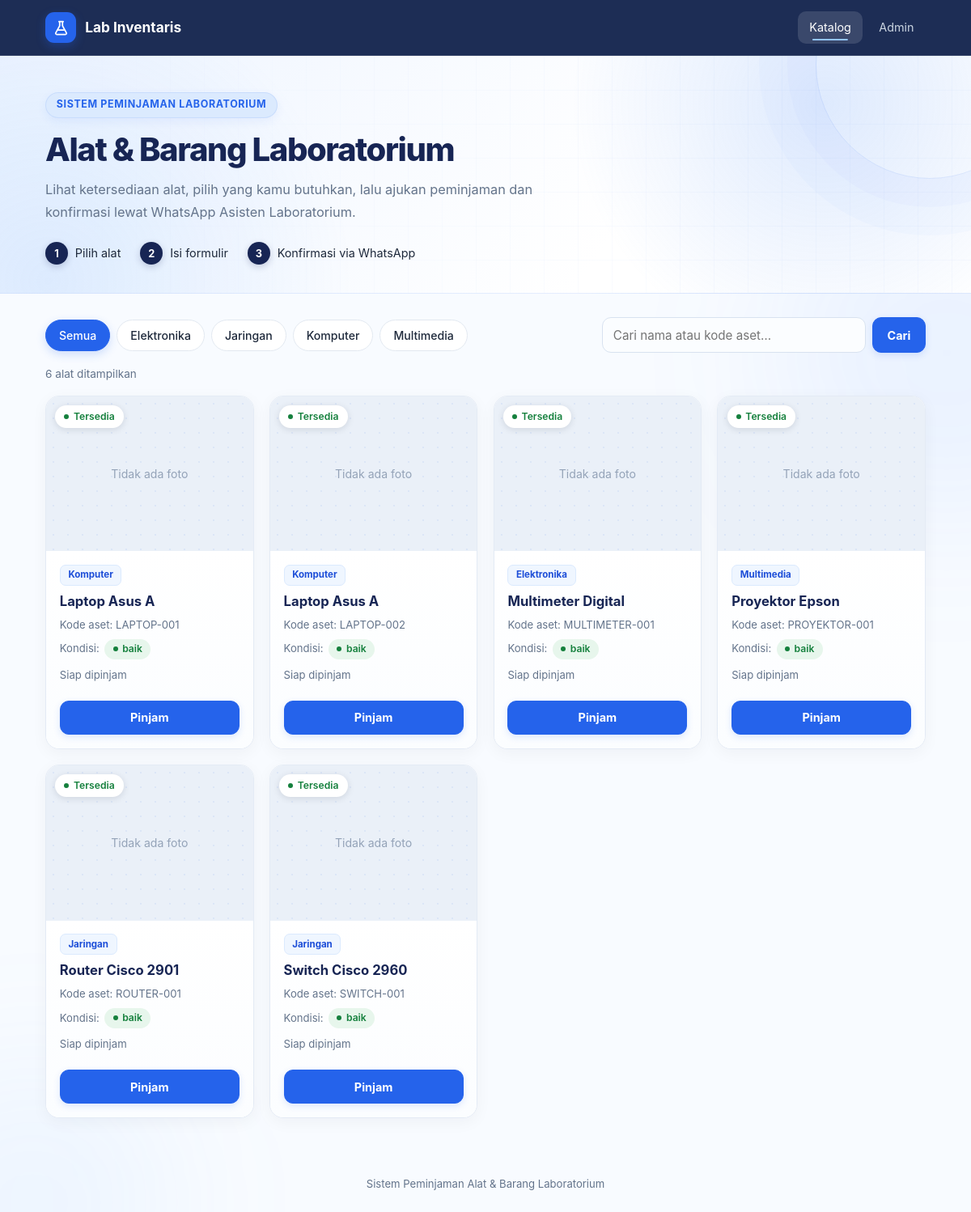
The page / on the database its author committed.
### tables this page shows
CREATE TABLE barang (
  id_barang    INT UNSIGNED NOT NULL AUTO_INCREMENT,
  kode_aset    VARCHAR(30)  NOT NULL,             
  nama_barang  VARCHAR(120) NOT NULL,
  id_kategori  INT UNSIGNED DEFAULT NULL,         
  foto_barang  VARCHAR(255) DEFAULT NULL,         
  kondisi      ENUM('baik','rusak ringan','rusak berat') NOT NULL DEFAULT 'baik',
  status_aktif TINYINT(1)   NOT NULL DEFAULT 1,   
  created_at   TIMESTAMP    NOT NULL DEFAULT CURRENT_TIMESTAMP,
  PRIMARY KEY (id_barang),
  UNIQUE KEY uq_kode_aset (kode_aset),
  KEY idx_barang_kategori (id_kategori),
  CONSTRAINT fk_barang_kategori
    FOREIGN KEY (id_kategori) REFERENCES kategori (id_kategori)
    ON UPDATE CASCADE ON DELETE RESTRICT
);

CREATE TABLE kategori (
  id_kategori   INT UNSIGNED NOT NULL AUTO_INCREMENT,
  nama_kategori VARCHAR(60)  NOT NULL,
  created_at    TIMESTAMP    NOT NULL DEFAULT CURRENT_TIMESTAMP,
  PRIMARY KEY (id_kategori),
  UNIQUE KEY uq_nama_kategori (nama_kategori)
);

### config.php (called while the page is built, shortened)
<?php
function envNilai(string $kunci): ?string
{
    foreach ([$_ENV[$kunci] ?? null, $_SERVER[$kunci] ?? null, getenv($kunci)] as $v) {
        if (is_string($v) && $v !== '') return $v;
    }
    return null;
}
function muatKonfigurasi(): array
{
    $kunci = ['APP_ENV', 'DB_HOST', 'DB_NAME', 'DB_USER', 'DB_PASS', 'WA_ASLAB',
              'GEMINI_API_KEY', 'GEMINI_MODEL', 'GEMINI_SSL_VERIFY', 'ADMIN_PASSWORD_HASH'];
    $cfg = [];
    foreach ($kunci as $k) {
        $v = envNilai($k);
        $cfg[$k] = $v;
    }
    return $cfg;
}
function e(?string $s): string
{
    return htmlspecialchars((string)$s, ENT_QUOTES, 'UTF-8');
}

### index.php (the view, shortened to what this page needs)
<?php
require __DIR__ . '/config.php';
$pdo = pdo();
$kategori = trim((string)($_GET['kategori'] ?? ''));
$search   = trim((string)($_GET['search'] ?? ''));
function urlKatalog(string $kat, string $q): string
{
    $p = array_filter(['kategori' => $kat, 'search' => $q], static fn($v) => $v !== '');
    return 'index.php' . ($p ? '?' . http_build_query($p) : '');
}
$daftarKategori = $pdo->query(
    "SELECT k.nama_kategori
     FROM kategori k
     WHERE EXISTS (SELECT 1 FROM barang b WHERE b.id_kategori = k.id_kategori AND b.status_aktif = 1)
     ORDER BY k.nama_kategori"
)->fetchAll(PDO::FETCH_COLUMN);
$sql = "SELECT b.*, k.nama_kategori,
               (SELECT MAX(t.waktu_kembali) FROM transaksi t
                 WHERE t.id_barang = b.id_barang
                   AND t.status IN (" . STATUS_BLOKIR . ")
                   AND t.waktu_ambil <= :now1
                   AND t.waktu_kembali > :now2) AS dipinjam_sampai
        FROM barang b
        LEFT JOIN kategori k ON k.id_kategori = b.id_kategori
        WHERE b.status_aktif = 1";
$params = [':now1' => nowStr(), ':now2' => nowStr()];
$sql .= " ORDER BY b.nama_barang, b.kode_aset";
$st = $pdo->prepare($sql);
$st->execute($params);
$barang = $st->fetchAll();
?>
<!DOCTYPE html>
<html lang="id">
<head>
<link rel="stylesheet" href="assets/css/style.css">
</head>
<body>
<header class="topbar">
  <div class="in">
    <a class="brand" href="index.php"><span class="logo"><svg viewBox="0 0 24 24" fill="none" stroke="#fff" stroke-width="2" stroke-linecap="round" stroke-linejoin="round" aria-hidden="true"><path d="M9 3h6M10 3v6L4.5 19a1.5 1.5 0 0 0 1.3 2.2h12.4a1.5 1.5 0 0 0 1.3-2.2L14 9V3"/><path d="M7.5 15h9"/></svg></span><span>Lab Inventaris</span></a>
    <nav class="nav"><a class="on" href="index.php">Katalog</a><a href="admin.php">Admin</a></nav>
  </div>
</header>
<section class="hero">
  <div class="in">
    <span class="eyebrow">Sistem Peminjaman Laboratorium</span>
    <h1>Alat &amp; Barang Laboratorium</h1>
    <p>Lihat ketersediaan alat, pilih yang kamu butuhkan, lalu ajukan peminjaman dan konfirmasi lewat WhatsApp Asisten Laboratorium.</p>
    <ol class="steps"><li><b>1</b> Pilih alat</li><li><b>2</b> Isi formulir</li><li><b>3</b> Konfirmasi via WhatsApp</li></ol>
  </div>
</section>
<main class="container">
  <div class="toolbar">
    <div class="filter">
      <a class="chip <?= $kategori === '' ? 'aktif' : '' ?>" href="<?= e(urlKatalog('', $search)) ?>">Semua</a>
      <?php foreach ($daftarKategori as $k): ?>
        <a class="chip <?= mb_strtolower($kategori) === mb_strtolower($k) ? 'aktif' : '' ?>" href="<?= e(urlKatalog($k, $search)) ?>"><?= e($k) ?></a>
      <?php endforeach; ?>
    </div>
    <form class="search" method="get" action="index.php" role="search">
      <input type="search" name="search" value="<?= e($search) ?>" maxlength="60" placeholder="Cari nama atau kode aset…" aria-label="Cari alat">
      <button type="submit" class="btn">Cari</button>
    </form>
  </div>
  <p class="count">
    <?= count($barang) ?> alat ditampilkan<?php if ($search !== ''): ?>
      untuk &ldquo;<?= e($search) ?>&rdquo; &middot; <a href="<?= e(urlKatalog($kategori, '')) ?>">Hapus pencarian</a>
    <?php endif; ?>
  </p>
  <?php if (!$barang): ?>
    <div class="kosong">
      <svg viewBox="0 0 24 24" fill="none" stroke="currentColor" stroke-width="1.6" stroke-linecap="round" stroke-linejoin="round" aria-hidden="true"><path d="M21 8l-9-5-9 5v8l9 5 9-5z"/><path d="M3 8l9 5 9-5M12 13v8"/></svg>
      <?php if ($search !== ''): ?>
        <h2>Tidak ada hasil</h2>
        <div>Tidak ada alat yang cocok dengan &ldquo;<?= e($search) ?>&rdquo;.</div>
      <?php else: ?>
        <h2>Belum ada alat</h2>
        <div>Belum ada alat pada kategori ini.</div>
      <?php endif; ?>
      <a class="btn sec" href="index.php">Lihat semua alat</a>
    </div>
  <?php else: ?>
  <div class="grid">
    <?php foreach ($barang as $b):
        $dipinjam = $b['dipinjam_sampai'] !== null;
        $rusak    = $b['kondisi'] !== 'baik';
        $kls = $rusak ? 'bad' : ($dipinjam ? 'warn' : 'ok');
        $lbl = $rusak ? 'Tidak tersedia' : ($dipinjam ? 'Sedang dipinjam' : 'Tersedia');
        $kondKls = $b['kondisi'] === 'baik' ? 'b-baik' : ($b['kondisi'] === 'rusak ringan' ? 'b-rusak-ringan' : 'b-rusak-berat');
    ?>
      <article class="card item">
        <div class="media">
          <?php if ($b['foto_barang']): ?>
            <img class="foto" src="<?= e(UPLOAD_URL . $b['foto_barang']) ?>" alt="<?= e($b['nama_barang']) ?>" loading="lazy">
          <?php else: ?>
            <div class="noimg">Tidak ada foto</div>
          <?php endif; ?>
          <span class="badge pill b-<?= $kls ?>"><?= $lbl ?></span>
        </div>
        <div class="info">
          <?php if ($b['nama_kategori']): ?><span class="tag"><?= e($b['nama_kategori']) ?></span><?php endif; ?>
          <span class="nama"><?= e($b['nama_barang']) ?></span>
          <span class="kode">Kode aset: <?= e($b['kode_aset']) ?></span>
          <span class="kondisi">Kondisi: <span class="badge <?= $kondKls ?>"><?= e($b['kondisi']) ?></span></span>
          <div class="status <?= $rusak || $dipinjam ? $kls : '' ?>">
            <?php if ($rusak): ?>
              Tidak dapat dipinjam (kondisi: <?= e($b['kondisi']) ?>)
            <?php elseif ($dipinjam): ?>
              Sedang dipinjam, kembali pada <?= e(fmt($b['dipinjam_sampai'])) ?>
            <?php else: ?>
              Siap dipinjam
            <?php endif; ?>
          </div>
          <?php if (!$dipinjam && !$rusak): ?>
            <a class="btn" href="form.php?id_barang=<?= (int)$b['id_barang'] ?>">Pinjam</a>
          <?php else: ?>
            <span class="btn off">Pinjam</span>
          <?php endif; ?>
        </div>
      </article>
    <?php endforeach; ?>
  </div>
  <?php endif; ?>
</main>
<div class="footer">Sistem Peminjaman Alat &amp; Barang Laboratorium</div>
</body>
</html>

### rows shown on the page
barang: shows "Tidak ada foto", lbl "Tersedia", id_kategori.nama_kategori "Komputer", nama_barang "Laptop Asus A", kode_aset "LAPTOP-001", kondisi "baik", shows "Siap dipinjam"
barang: shows "Tidak ada foto", lbl "Tersedia", id_kategori.nama_kategori "Komputer", nama_barang "Laptop Asus A", kode_aset "LAPTOP-002", kondisi "baik", shows "Siap dipinjam"
barang: shows "Tidak ada foto", lbl "Tersedia", id_kategori.nama_kategori "Elektronika", nama_barang "Multimeter Digital", kode_aset "MULTIMETER-001", kondisi "baik", shows "Siap dipinjam"
barang: shows "Tidak ada foto", lbl "Tersedia", id_kategori.nama_kategori "Multimedia", nama_barang "Proyektor Epson", kode_aset "PROYEKTOR-001", kondisi "baik", shows "Siap dipinjam"
barang: shows "Tidak ada foto", lbl "Tersedia", id_kategori.nama_kategori "Jaringan", nama_barang "Router Cisco 2901", kode_aset "ROUTER-001", kondisi "baik", shows "Siap dipinjam"
barang: shows "Tidak ada foto", lbl "Tersedia", id_kategori.nama_kategori "Jaringan", nama_barang "Switch Cisco 2960", kode_aset "SWITCH-001", kondisi "baik", shows "Siap dipinjam"

### other values the page prints
$k "Elektronika"
$k "Jaringan"
$k "Komputer"
$k "Multimedia"
count($barang) "6"
